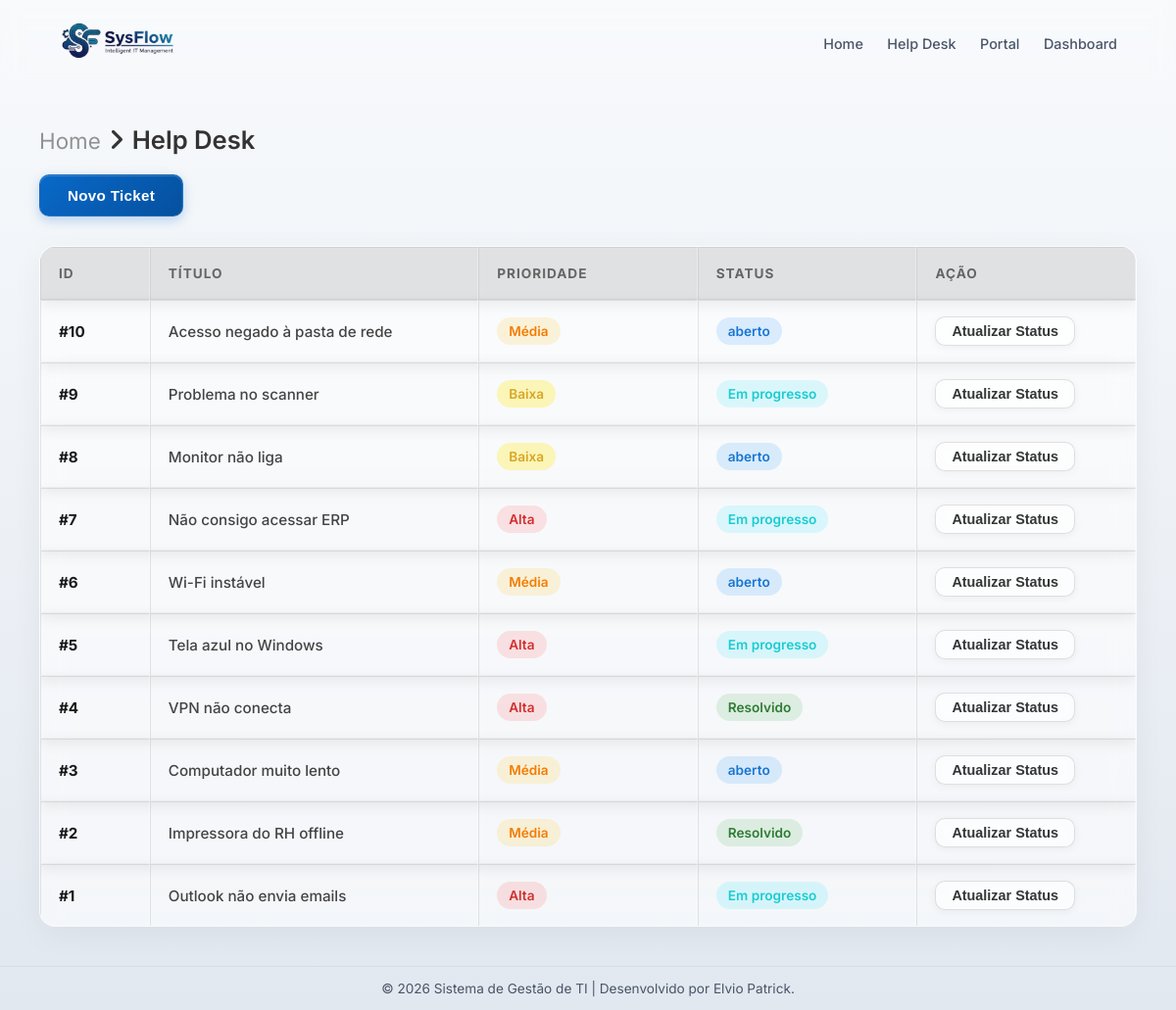
/helpdesk/index.php, run on the app's committed database.
### tables this page shows
CREATE TABLE `tickets` (
  `id` int(11) NOT NULL,
  `title` varchar(255) NOT NULL,
  `description` text NOT NULL,
  `priority` varchar(50) NOT NULL,
  `status` varchar(50) NOT NULL DEFAULT 'aberto',
  `created_at` timestamp NOT NULL DEFAULT CURRENT_TIMESTAMP
);

### helpdesk/index.php (the view, shortened to what this page needs)
<?php
include("../config/database.php");
mysqli_set_charset($conn, "utf8");
$query = mysqli_query($conn, "SELECT * FROM tickets ORDER BY created_at DESC");
?>
<!DOCTYPE html>
<html lang="pt-pt">
<head>
    <link rel="stylesheet" href="https://cdnjs.cloudflare.com/ajax/libs/font-awesome/7.0.1/css/all.min.css" />
    <link rel="stylesheet" href="../assets/css/helpdesk.css">
</head>
<body>
    <header>
        <a href="index.php" style="text-decoration: none; display: block;">
            <img src="../assets/image/logo_01.png" style="width: 120px; cursor: pointer;" alt="SysFlow Logo" class="logo">
        </a>
        <nav id="nav">
            <a href="../index.php">Home</a>
            <a href="index.php">Help Desk</a>
            <a href="../portal/index.php">Portal</a>
            <a href="../dashboard/index.php">Dashboard</a>
        </nav>
    </header>
    <main>
        <h1><span>Home</span><i class="fa-solid fa-angle-right"></i>Help Desk</h1>
        <button class="btn-novo" onclick="openCreateModal()">Novo Ticket</button>
        <table border="1" width="100%">
            <tr>
                <th>ID</th>
                <th>Título</th>
                <th>Prioridade</th>
                <th>Status</th>
                <th>Ação</th>
            </tr>
            <?php while ($ticket = mysqli_fetch_assoc($query)) {
                $priorityClass = '';
                if ($ticket['priority'] == 'Alta') $priorityClass = 'prio-alta';
                if ($ticket['priority'] == 'Média') $priorityClass = 'prio-media';
                if ($ticket['priority'] == 'Baixa') $priorityClass = 'prio-baixa';
                $statusRaw = strtolower(trim($ticket['status']));
                switch ($statusRaw) {
                    case 'aberto':
                        $statusClass = 'status-aberto';
                        break;
                    case 'em progresso':
                        $statusClass = 'status-progresso';
                        break;
                    case 'resolvido':
                        $statusClass = 'status-resolvido';
                        break;
                }
            ?>
                <tr>
                    <td data-label="ID">#<?php echo $ticket['id']; ?></td>
                    <td data-label="Título" style="font-weight: 500;"><?php echo $ticket['title']; ?></td>
                    <td data-label="Prioridade"><span class="badge <?php echo $priorityClass; ?>"><?php echo $ticket['priority']; ?></span></td>
                    <td data-label="Status"><span class="badge <?php echo $statusClass; ?>"><?php echo $ticket['status']; ?></span></td>
                    <td data-label="Ação">
                        <button class="btn-ver" onclick="loadTicket(<?php echo $ticket['id']; ?>)">
                            Atualizar Status
                        </button>
                    </td>
                </tr>
            <?php } ?>
        </table>
    </main>
    <footer>
        <p>&copy; 2026 Sistema de Gestão de TI | Desenvolvido por Elvio Patrick.</p>
    </footer>
</body>
</html>

### assets/css/helpdesk.css (style rules this page uses)
* { margin: 0; padding: 0; box-sizing: border-box; }
:root { --primary: #00bcd4; --primary-hover: #00acc1; --text-main: #1a202c; --text-muted: #4a5568; --white: #ffffff; --card-shadow: 0 10px 25px rgba(0, 0, 0, 0.05); --border-radius: 12px; }
body { font-family: 'Inter', sans-serif; background: linear-gradient(180deg, #f8fafc, #e2e8f0); display: flex; flex-direction: column; min-height: 100vh; }
header { display: flex; justify-content: space-between; align-items: center; padding: 20px 5%; background: transparent; backdrop-filter: blur(10px); position: sticky; top: 0; z-index: 1000; }
nav a { text-decoration: none; color: var(--text-muted); margin-left: 20px; font-size: 0.9rem; font-weight: 500; transition: color 0.3s; }
main { margin: 0; padding: 40px; color: #333; flex: 1; }
h1 { font-weight: 600; font-size: 1.6rem; color: #333; margin-bottom: 20px; text-align: start; }
h1 span { font-weight: 400; font-size: 1.4rem; color: #1a1a1a75; margin-bottom: 20px; text-align: start; }
.btn-novo { display: inline-block; background: linear-gradient(135deg, #0969c9, #05509e); color: #ffffff; padding: 12px 28px; border-radius: 10px; font-weight: 600; text-decoration: none; font-size: 0.95rem; letter-spacing: 0.3px; border: 1px solid rgba(255, 255, 255, 0.1); box-shadow: 0 4px 12px rgba(9, 105, 201, 0.25), inset 0 1px 1px rgba(255, 255, 255, 0.2); transition: all 0.3s cubic-bezier(0.4, 0, 0.2, 1); margin-bottom: 30px; cursor: pointer; }
table { width: 100%; table-layout: fixed; border-collapse: separate; border-spacing: 0; background: rgba(255, 255, 255, 0.6); backdrop-filter: blur(12px); -webkit-backdrop-filter: blur(12px); border-radius: 16px; border: 1px solid rgba(255, 255, 255, 0.3); box-shadow: 0 8px 32px rgba(0, 0, 0, 0.05); overflow: hidden; }
th { width: 20%; background: rgba(185, 185, 185, 0.4); padding: 18px; text-align: left; font-size: 0.85rem; text-transform: uppercase; letter-spacing: 1px; color: #666; border-bottom: 1px solid rgba(0, 0, 0, 0.05); overflow: hidden; text-overflow: ellipsis; white-space: nowrap; }
th:nth-child(1) { width: 10%; }
th:nth-child(2) { width: 30%; }
th:nth-child(3) { width: 20%; }
th:nth-child(4) { width: 20%; }
th:nth-child(5) { width: 20%; }
td { padding: 16px 18px; border-bottom: 1px solid rgba(0, 0, 0, 0.03); font-size: 0.95rem; color: #444; }
tr:last-child td { border-bottom: none; }
tr { box-shadow: 0 4px 14px rgba(0, 0, 0, 0.08); }
td:first-child { font-weight: 700; color: #1a1a1a; }
.badge { padding: 6px 12px; border-radius: 20px; font-size: 0.85rem; font-weight: 600; display: inline-block; }
.prio-alta { background: rgba(255, 82, 82, 0.15); color: #d32f2f; }
.prio-media { background: rgba(255, 193, 7, 0.15); color: #f57c00; }
.prio-baixa { background: rgba(255, 235, 59, 0.356); color: #d8a627; }
.status-resolvido { background: rgba(76, 175, 80, 0.15); color: #2e7d32; }
.status-progresso { background: rgba(33, 229, 243, 0.15); color: #19ccd2; }
.status-aberto { background: rgba(33, 150, 243, 0.15); color: #1976d2; }
.btn-ver { background: rgba(255, 255, 255, 0.4); backdrop-filter: blur(10px); -webkit-backdrop-filter: blur(10px); border: 1px solid rgba(51, 54, 54, 0.15); color: #333636; padding: 6px 16px; text-decoration: none; border-radius: 10px; font-size: 0.90rem; font-weight: 600; transition: all 0.3s ease; display: inline-block; box-shadow: 0 2px 8px rgba(0, 0, 0, 0.05); cursor: pointer; }
footer { position: static; width: 100%; display: flex; justify-content: center; align-items: center; padding: 14px; text-align: center; color: var(--text-muted); font-size: 0.85rem; border-top: 1px solid rgba(0, 0, 0, 0.05); background: transparent; }

### data on the page
tickets: id "10", title "Acesso negado à pasta de rede", priority "Média", status "aberto"
tickets: id "9", title "Problema no scanner", priority "Baixa", status "Em progresso"
tickets: id "8", title "Monitor não liga", priority "Baixa", status "aberto"
tickets: id "7", title "Não consigo acessar ERP", priority "Alta", status "Em progresso"
tickets: id "6", title "Wi-Fi instável", priority "Média", status "aberto"
tickets: id "5", title "Tela azul no Windows", priority "Alta", status "Em progresso"
tickets: id "4", title "VPN não conecta", priority "Alta", status "Resolvido"
tickets: id "3", title "Computador muito lento", priority "Média", status "aberto"
tickets: id "2", title "Impressora do RH offline", priority "Média", status "Resolvido"
tickets: id "1", title "Outlook não envia emails", priority "Alta", status "Em progresso"
